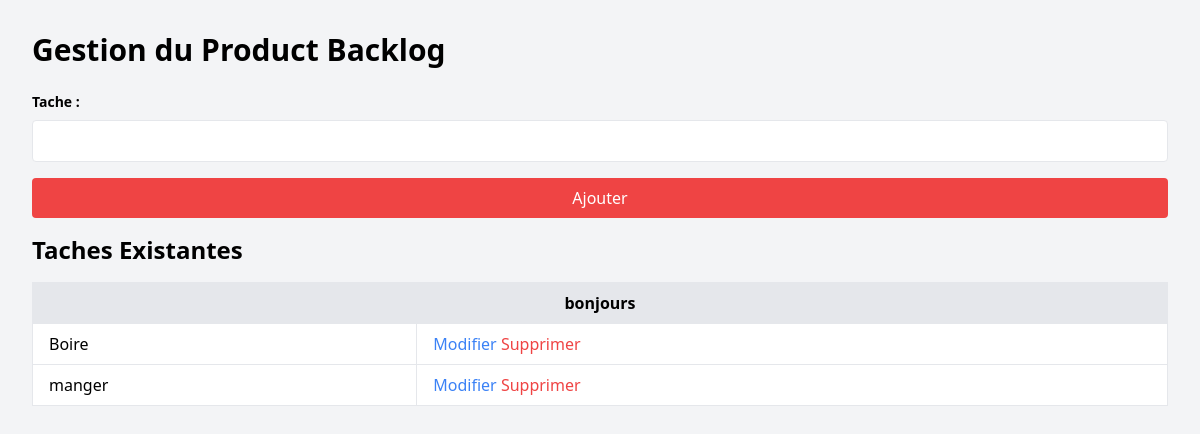
/admin/product_backlog_fonctionnalite.php?id=2, run on the app's committed database.
### tables this page shows
CREATE TABLE `product_backlog` (
  `id` int(11) NOT NULL,
  `titre` varchar(255) NOT NULL,
  `description` text NOT NULL,
  `priorite` enum('haute','moyenne','basse') NOT NULL,
  `date_creation` timestamp NOT NULL DEFAULT current_timestamp(),
  `nom_fonctionnalite` varchar(255) NOT NULL,
  `fonctionnalite` varchar(255) NOT NULL
);

CREATE TABLE `taches` (
  `id` int(11) NOT NULL,
  `nom_tache` varchar(255) NOT NULL
);

### admin/product_backlog_fonctionnalite.php (the view, shortened to what this page needs)
<?php
include '../includes/db.php';
$stmt = $pdo->prepare("SELECT * FROM product_backlog WHERE id = ?");
$stmt->execute([$_GET['id']]);
$projet = $stmt->fetch(PDO::FETCH_ASSOC);
$stmt = $pdo->query("SELECT * FROM taches");
$taches = $stmt->fetchAll(PDO::FETCH_ASSOC);
?>
<!DOCTYPE html>
<html lang="fr">
<head>
    <script src="https://cdn.tailwindcss.com"></script>
</head>
<body class="bg-gray-100">
    <div class="max-w-7xl mx-auto p-8">
        <h1 class="text-3xl font-bold mb-6">Gestion du Product Backlog</h1>
        <form action="" method="POST" class="mb-4">
            <div class="mb-4">
                <label for="tache" class="block text-sm font-bold mb-2">Tache :</label>
                <input type="text" id="tache" name="tache" class="border rounded w-full p-2"  required>
            </div>
            <button type="submit" class="bg-red-500 text-white p-2 rounded hover:bg-blue-600 w-full">Ajouter</button>
        </form>
        <h2 class="text-2xl font-bold mb-4">Taches Existantes</h2>
        <table class="min-w-full bg-white border rounded">
            <thead>
                <tr class="bg-gray-200">
                    <th class="py-2 px-4 border" colspan="2"><?php echo htmlspecialchars($projet['fonctionnalite']); ?></th>
                </tr>
            </thead>
            <tbody>
                <?php foreach ($taches as $tache): ?>
                    <tr>
                        <td class="py-2 px-4 border"><a href="#"><?php echo htmlspecialchars($tache['nom_tache']); ?></a></td>
                        <td class="py-2 px-4 border">
                            <a href="modifier_tache.php?id=<?php echo $tache['id']; ?>" class="text-blue-500">Modifier</a>
                            <a href="supprimer_tache.php?id=<?php echo $tache['id']; ?>" class="text-red-500">Supprimer</a>
                        </td>
                    </tr>
                <?php endforeach; ?>
            </tbody>
        </table>
    </div>
</body>
</html>

### data on the page
product_backlog: fonctionnalite "bonjours"
taches: nom_tache "Boire"
taches: nom_tache "manger"
